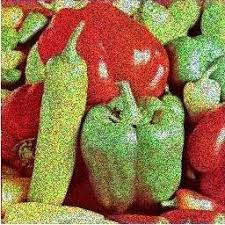
#> input picture Week 6/images.jpeg, 225 x 225 px, found by its file name
$ jupyter execute 02-Grayscaling.ipynb
#> lines starting #> are read from the running program, lines starting #| are printed output that depends on the picture
## <div style="direction:rtl;text-align:right;font-family:B Lotus, B Nazanin, Tahoma">Converting images to grayscale or Grayscaling </div>

#### Grayscaling is process by which an image is converted from a full color to shades of grey (black & white)

In OpenCV, many functions grayscale images before processing. This is done because it simplifies the image, acting almost as a noise reduction and increasing processing time as there is less information in the image.

### Let convert our color image to greyscale

[cell 1]
# from google.colab import drive
# drive.mount('/content/drive')

[cell 2]
import cv2

# Load our input image
image = cv2.imread('/Users/muhammadjonparpiyev/Desktop/images.jpeg')
#> image is the input picture: shape (225, 225, 3); mean B, G, R 72.1, 115.8, 148.8
cv2.imshow('Original', image)
cv2.waitKey()

# We use cvtColor, to convert to grayscale
gray_image = cv2.cvtColor(image, cv2.COLOR_BGR2GRAY)
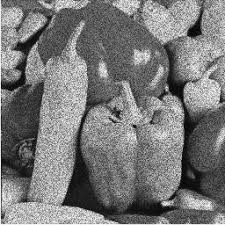
#> gray_image: shape (225, 225); min 1, max 253, mean 120.6

cv2.imshow('Grayscale', gray_image)
cv2.waitKey()
cv2.destroyAllWindows()

[cell 3]
#Another method faster method
img = cv2.imread('/Users/muhammadjonparpiyev/Desktop/images.jpeg',0)
#> img: shape (225, 225); min 0, max 255, mean 120.6
cv2.imshow('Grayscale', img)
cv2.waitKey()
cv2.destroyAllWindows()

print(img.shape)
#| (225, 225)

<div style="direction:rtl;text-align:right;font-family:Tahoma">

Displaying a grayscale image in the notebook with matplotlib</div>

[cell 4]
import matplotlib.pyplot as plt

img = cv2.imread('/Users/muhammadjonparpiyev/Desktop/images.jpeg',0)

[cell 5]
plt.imshow(img)

<div style="direction:rtl;text-align:right;font-family:Tahoma">
For a grayscale image, ***cmap*** must be used in matplotlib.</div>

[cell 6]
plt.imshow(img, cmap='gray')

<div style="direction:rtl;text-align:right;font-family:Tahoma">
Now, let's take a look at the dimensions of the color and grayscale images!</div>

[cell 7]
image = cv2.imread('/Users/muhammadjonparpiyev/Desktop/images.jpeg')

#Let's look at the individual color levels for the first pixel (10,50)
B, G, R = image[10, 50]
#> B = 0; G = 49; R = 90
print (B, G, R)
#| 0 49 90
print ("shape:", image.shape)
#| shape: (225, 225, 3)

[cell 8]
gray_img = cv2.cvtColor(image, cv2.COLOR_BGR2GRAY)
print (gray_img[10, 50])
#| 56
print ("shape:", gray_img.shape)
#| shape: (225, 225)

<div style="direction:rtl;text-align:right;font-family:Tahoma">
In fact, the grayscale image is obtained by a weighted averaging of the three image channels.</div>

##<div style="direction:rtl;text-align:right;font-family:Tahoma">
##**Exercise**: Try converting the read color image to grayscale using only NumPy!
For simplicity, you can take an unweighted average.</div>

[cell 9]
# Read image as gray scale.
cb_img = cv2.imread("/Users/muhammadjonparpiyev/Desktop/images.jpeg",0)
plt.imshow(cb_img, cmap='gray')

# Print the image data (pixel values), element of a 2D numpy array.
# Each pixel value is 8-bits [0,255]
print(cb_img)
#> (printed output is left out)
